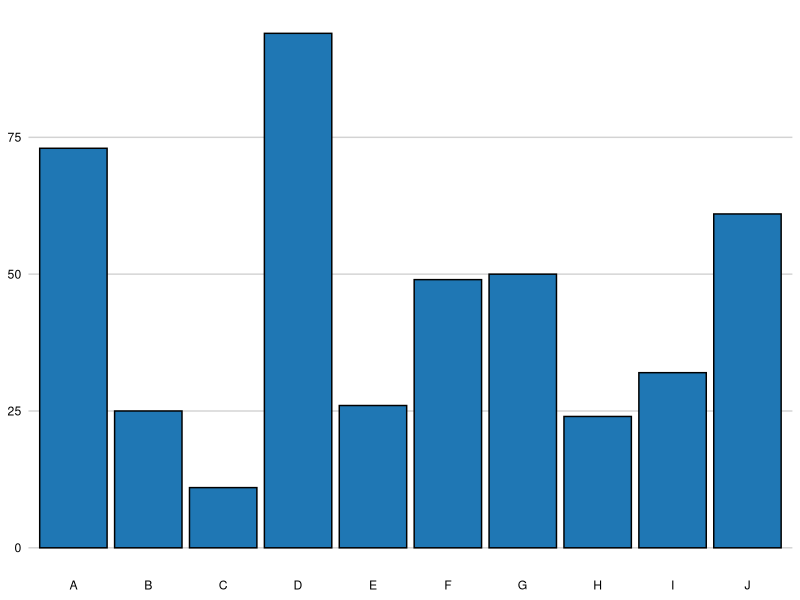

This figure's R source:
library(ggplot2)
library(dplyr)
library(stringr)

# --- 1. Generate Data ---
get_random_data <- function(n = 10) {
  # Generates a random dataframe for plotting
  categories <- LETTERS[1:n]
  values <- sample(10:100, n, replace = TRUE)
  return(data.frame(Category = categories, Value = values))
}

generate_random_ggplot <- function() {

  # Generate Data (Random n between 5 and 12)
  df <- get_random_data(sample(5:12, 1))

  # --- 2. Determine Random Parameters ---

  # Rule: 74% Vertical, 26% Horizontal
  is_vertical <- runif(1) < 0.74

  # Rule: 61% have title
  has_title <- runif(1) < 0.61
  title_text <- NULL
  subtitle_text <- NULL

  # Theme element placeholders
  plot_title_element <- element_text()

  possible_titles <- c(
    "Sales Distribution 2024", "Regional Population Metrics", "Customer Satisfaction Scores",
    "Inventory Levels by Category", "Quarterly Revenue Growth", "Survey Response Analysis",
    "Average Temperature Data", "Product Performance Review", "Market Share Distribution",
    "Website Traffic Sources", "Employee Engagement Indices", "Monthly Expense Breakdown"
  )

  if (has_title) {
    base_title <- sample(possible_titles, 1)

    # Title Alignment
    # Anchor middle (hjust 0.5) 79%, start (hjust 0) 21%
    t_hjust <- if (runif(1) < 0.79) 0.5 else 0

    # Title Color
    if (runif(1) < 0.60) {
      t_color <- "black"
    } else {
      t_color <- sample(c('#555555', '#3f51b5', '#c62828'), 1)
    }

    # Title Size
    if (runif(1) < 0.80) {
      t_size <- sample(12:18, 1)
    } else {
      t_size <- sample(20:24, 1)
    }

    # 2% Chance of Subtitle
    if (runif(1) < 0.02) {
      title_text <- base_title
      subtitle_text <- "Detailed Overview & Analysis"
    } else {
      title_text <- base_title
    }

    plot_title_element <- element_text(
      hjust = t_hjust,
      color = t_color,
      size = t_size,
      face = "bold" # Ggplot titles look better bold usually, optional
    )
  }

  # Rule: 10% plot outline
  has_view_outline <- runif(1) < 0.10

  # Rule: Gridlines (52% Quant, 13% Both)
  # In Altair/Python logic:
  # If Vertical: Quant is Y axis. If Horizontal: Quant is X axis.
  r_grid <- runif(1)
  show_grid_x <- FALSE
  show_grid_y <- FALSE

  if (r_grid < 0.52) {
    if (is_vertical) show_grid_y <- TRUE else show_grid_x <- TRUE
  } else if (r_grid < 0.65) {
    show_grid_x <- TRUE
    show_grid_y <- TRUE
  }
  # Else both False

  # Rule: Axis Labels
  # X Axis Logic
  r_lx <- runif(1)
  x_angle <- 0
  show_x_labels <- TRUE

  if (r_lx < 0.92) { x_angle <- 0 }
  else if (r_lx < 0.96) { x_angle <- 315 } # -45 degrees in ggplot is often treated as 315 or 45 w/ hjust
  else if (r_lx < 0.97) { x_angle <- 270 } # -90 degrees
  else { show_x_labels <- FALSE }

  # Y Axis Logic
  r_ly <- runif(1)
  y_angle <- 0
  show_y_labels <- TRUE

  if (r_ly < 0.98) { y_angle <- 0 }
  else if (r_ly < 0.99) { y_angle <- 270 }
  else { show_y_labels <- FALSE }

  label_color <- "black"
  if (runif(1) < 0.15) {
    label_color <- sample(c('#666666', '#1f77b4', '#d62728'), 1)
  }

  # --- 3. Color Logic (50% Uniform / 50% Varied) ---
  is_uniform_color <- runif(1) < 0.50

  color_palette_hex <- c(
    '#1f77b4', '#ff7f0e', '#2ca02c', '#d62728', '#9467bd',
    '#8c564b', '#e377c2', '#7f7f7f', '#bcbd22', '#17becf',
    '#393b79', '#637939', '#8c6d31', '#843c39', 'black'
  )

  # Legend Logic
  has_legend <- runif(1) < 0.09
  legend_pos <- "none"
  legend_box_background <- element_blank()

  if (has_legend) {
    r_leg <- runif(1)
    if (r_leg < 0.33) legend_pos <- "right"
    else if (r_leg < 0.43) legend_pos <- "top"
    # ggplot doesn't have exact top-right/top-left keywords, using approximation or standard
    else if (r_leg < 0.76) legend_pos <- c(0.9, 0.9) # inside top right
    else if (r_leg < 0.86) legend_pos <- c(0.1, 0.9) # inside top left
    else if (r_leg < 0.96) legend_pos <- "bottom"
    else legend_pos <- "right"

    # Legend Border randomization
    if (runif(1) < 0.20) {
      legend_box_background <- element_rect(color = "black", fill = NA)
    }
  }

  # --- 4. Bar Styles ---
  # Rounded corners are excluded as requested.

  bar_stroke_color <- if (runif(1) < 0.27) "black" else NA
  bar_stroke_size <- if (!is.na(bar_stroke_color)) 0.5 else 0 # ggplot size is slightly different scale than altair

  bg_color <- "white"
  if (runif(1) < 0.03) bg_color <- "#f0f0f0"

  # --- 5. Construct Chart ---

  # Orientation Mapping
  if (is_vertical) {
    p <- ggplot(df, aes(x = Category, y = Value))
    # If vertical, X needs the angle rotation logic
    final_x_angle <- x_angle
    final_y_angle <- y_angle
  } else {
    p <- ggplot(df, aes(y = Category, x = Value))
    # If horizontal (coord_flip logic essentially), the "X" axis visually is Values
    # But in ggplot aes mapping y=Category, the Y axis text elements control Category labels.
    # To maintain the logic: The Category axis gets the rotation logic defined by x_angle/x_labels vars?
    # In the original script: x_axis_obj is always X('Category') if vertical, X('Value') if horizontal.
    # Let's map strict visual correspondence to the random vars generated:
    # If Vertical: Category is X (use x vars), Value is Y (use y vars).
    # If Horizontal: Value is X (use x vars), Category is Y (use y vars).
    final_x_angle <- x_angle
    final_y_angle <- y_angle
  }

  # Color & Geom
  if (is_uniform_color) {
    chosen_color <- sample(color_palette_hex, 1)
    p <- p + geom_bar(stat = "identity", fill = chosen_color,
                      color = bar_stroke_color, linewidth = bar_stroke_size)
    legend_pos <- "none" # Force no legend if uniform
  } else {
    # Varied Color
    schemes <- c("Set2", "Accent", "Dark2", "Paired", "Set1") # Mapping approximate RColorBrewer schemes
    chosen_scheme <- sample(schemes, 1)

    # We must add fill=Category to aes
    if (is_vertical) {
      p <- ggplot(df, aes(x = Category, y = Value, fill = Category))
    } else {
      p <- ggplot(df, aes(y = Category, x = Value, fill = Category))
    }

    p <- p + geom_bar(stat = "identity", color = bar_stroke_color, linewidth = bar_stroke_size) +
      scale_fill_brewer(palette = chosen_scheme)
  }

  # Labels and Titles
  p <- p + labs(title = title_text, subtitle = subtitle_text, x = NULL, y = NULL)

  # Theme Construction
  t <- theme_minimal() +
    theme(
      # Backgrounds
      panel.background = element_rect(fill = bg_color, color = NA),
      plot.background = element_rect(fill = bg_color, color = NA),

      # Outline (View Stroke)
      panel.border = if (has_view_outline) element_rect(color = "black", fill = NA, size = 1) else element_blank(),

      # Grid Lines
      panel.grid.major.x = if (show_grid_x) element_line(color = "lightgrey") else element_blank(),
      panel.grid.minor.x = element_blank(),
      panel.grid.major.y = if (show_grid_y) element_line(color = "lightgrey") else element_blank(),
      panel.grid.minor.y = element_blank(),

      # Axis Labels (Visibility and Color)
      axis.text.x = if (show_x_labels) element_text(angle = final_x_angle, color = label_color, hjust = if(final_x_angle!=0) 1 else 0.5) else element_blank(),
      axis.text.y = if (show_y_labels) element_text(angle = final_y_angle, color = label_color) else element_blank(),

      # Title
      plot.title = plot_title_element,
      plot.subtitle = element_text(hjust = if(runif(1)<0.79) 0.5 else 0),

      # Legend
      legend.position = legend_pos,
      legend.background = legend_box_background,
      legend.title = if (runif(1) >= 0.10) element_blank() else element_text()
    )

  p <- p + t
  return(p)
}

# --- Generate a Chart ---
chart <- generate_random_ggplot()
print(chart)
